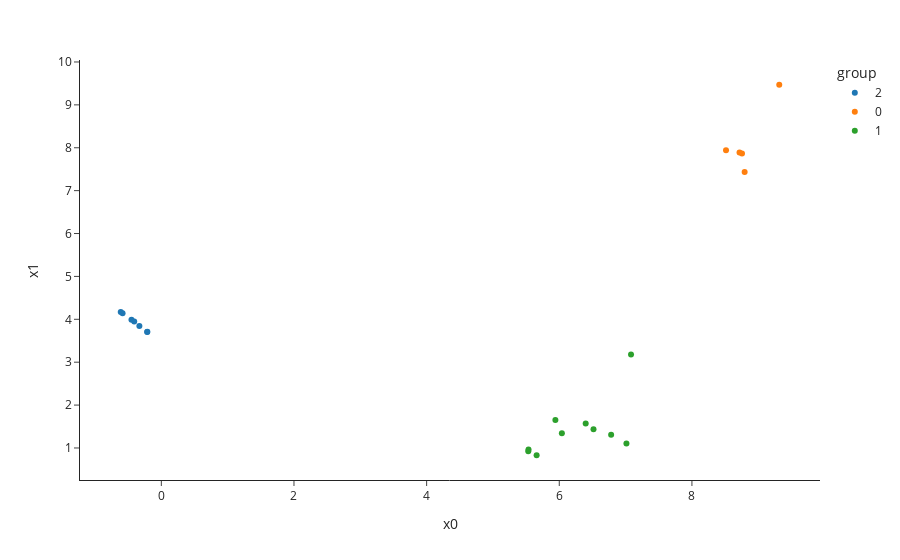

Notebook code for this chart:
### Code cell
import plotly.express as px

results['group'] = results['group'].astype(str)

fig = px.scatter(results[results.proba > 0.9], x="x0", y="x1", color="group", template="simple_white")
fig

### Figure 1 — Plotly figure (JSON) as saved in the notebook; plotly's stock layout.template omitted (floating-point values rounded to 4 significant figures)
{"data": [{"hovertemplate": "group=2<br>x0=%{x}<br>x1=%{y}<extra></extra>", "legendgroup": "2", "marker": {"color": "#1F77B4", "symbol": "circle"}, "mode": "markers", "name": "2", "orientation": "v", "showlegend": true, "type": "scatter", "x": [-0.4088, -0.4503, -0.2116, -0.6119, -0.5844, -0.2129, -0.331], "xaxis": "x", "y": [3.95, 3.992, 3.71, 4.171, 4.142, 3.705, 3.845], "yaxis": "y"}, {"hovertemplate": "group=0<br>x0=%{x}<br>x1=%{y}<extra></extra>", "legendgroup": "0", "marker": {"color": "#FF7F0E", "symbol": "circle"}, "mode": "markers", "name": "0", "orientation": "v", "showlegend": true, "type": "scatter", "x": [8.755, 8.717, 9.317, 8.795, 8.514], "xaxis": "x", "y": [7.867, 7.89, 9.469, 7.432, 7.944], "yaxis": "y"}, {"hovertemplate": "group=1<br>x0=%{x}<br>x1=%{y}<extra></extra>", "legendgroup": "1", "marker": {"color": "#2CA02C", "symbol": "circle"}, "mode": "markers", "name": "1", "orientation": "v", "showlegend": true, "type": "scatter", "x": [6.782, 5.532, 6.039, 6.516, 5.941, 5.536, 7.012, 6.398, 7.082, 5.658], "xaxis": "x", "y": [1.306, 0.9242, 1.345, 1.437, 1.654, 0.9633, 1.107, 1.572, 3.177, 0.8304], "yaxis": "y"}], "layout": {"legend": {"title": {"text": "group"}, "tracegroupgap": 0}, "margin": {"t": 60}, "xaxis": {"anchor": "y", "domain": [0, 1], "title": {"text": "x0"}}, "yaxis": {"anchor": "x", "domain": [0, 1], "title": {"text": "x1"}}}}
